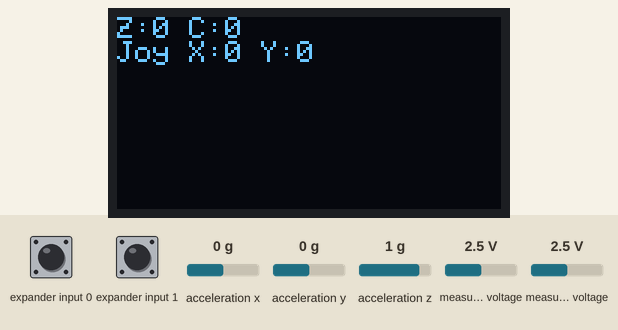
Recording of a sketch running on a simulated Arduboy, built with avr-gcc and run on an emulated ATmega32U4. Parts: 128×64 one-colour display. Wiring (inferred from the names in the program): Wii Nunchuk at I2C address 0x52. The inputs (shaded band) are chosen by the test bench; at power-on: measured voltage 2.5 V, expander input 0 HIGH, expander input 1 HIGH, acceleration x 0 g, acceleration y 0 g, acceleration z 1 g.

Above: at 1.2 s.
1.3 s: measured voltage (sensor 200) set to 0.1 V
At 1.9 s:
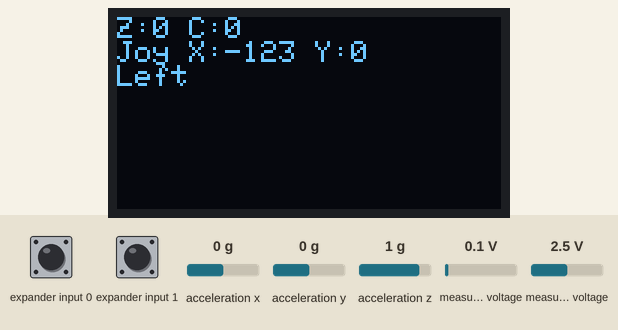
2.8 s: measured voltage (sensor 201) set to 0.1 V
At 3.4 s:
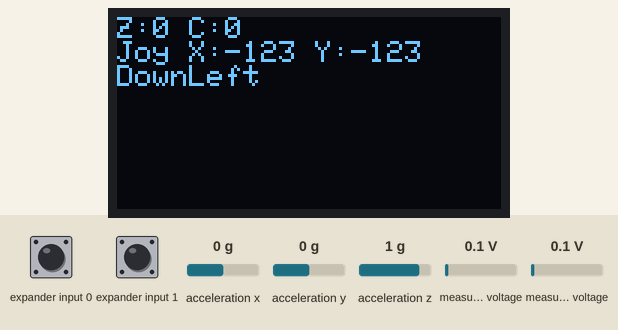
4.3 s: measured voltage (sensor 200) set to 3.8 V
At 5.5 s:
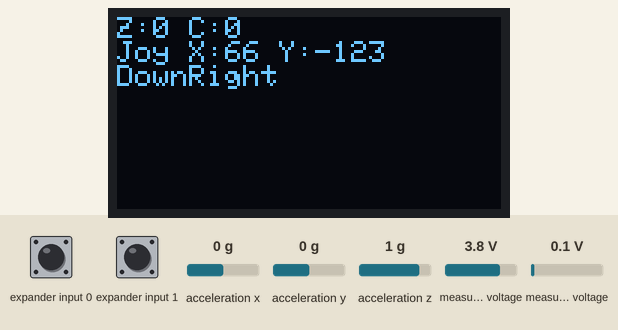
5.8 s: expander input 0 pulled LOW for 0.15 s
At 5.89 s:
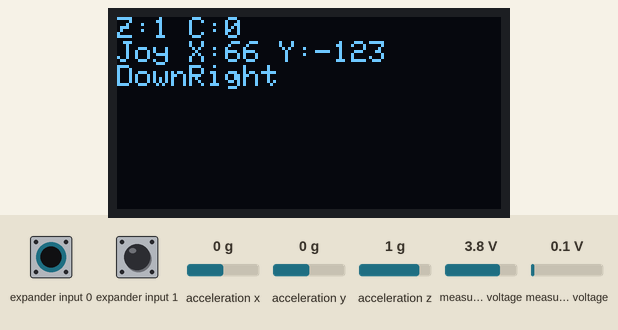
7.4 s: expander input 1 pulled LOW for 0.15 s
At 7.49 s:
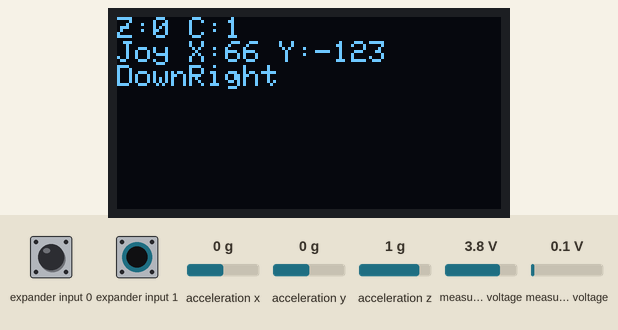
Timing chart, 0 to 10.0 s (numbered marks = the images above; inputs shaded):
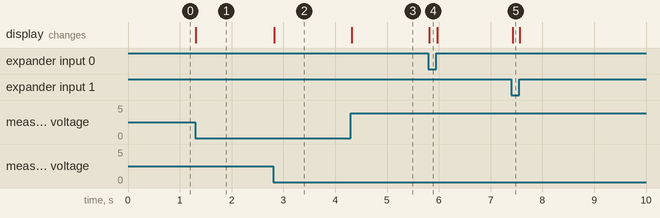

The sketch:

arduboyWii2c.ino
```cpp
#include <Arduboy2.h>
#include <Wire.h>
#include "ArduboyWiiChuck.h"

/*
ArduboyWiiChuck class - Based off of WiiChuck library - https://github.com/coopermaa/Wiichuck
*/

Arduboy2 arduboy;
ArduboyWiiChuck wii;

void setup() {
  arduboy.begin();
  power_twi_enable();
  wii.init();
}

void loop() {
  arduboy.clear();
  wii.poll();
  arduboy.setCursor(0, 0);
  arduboy.print("Z:");
  arduboy.print(wii.buttonZ());
  arduboy.print(" C:");
  arduboy.print(wii.buttonC());

  arduboy.setCursor(0, 8);
  arduboy.print("Joy X:");
  arduboy.print(wii.joyX());
  arduboy.print(" Y:");
  arduboy.print(wii.joyY());

  arduboy.setCursor(0, 16);
  if (wii.joyUp()) arduboy.print("Up");
  if (wii.joyDown()) arduboy.print("Down");
  if (wii.joyLeft()) arduboy.print("Left");
  if (wii.joyRight()) arduboy.print("Right");
  arduboy.display();
}
```

ArduboyWiiChuck.cpp
```cpp
#include <Arduino.h>
#include "ArduboyWiiChuck.h"
#include <Wire.h>

void ArduboyWiiChuck::init() {
  Wire.begin();
  Wire.beginTransmission(address);
  Wire.write(0xF0);
  Wire.write(0x55);
  Wire.endTransmission();

  Wire.beginTransmission(address);
  Wire.write(0xFB); //disable encryption
  Wire.write(0x00);
  Wire.endTransmission();
}

uint8_t ArduboyWiiChuck::poll() {
	Wire.requestFrom(address, 6);// request data from nunchuck

	int cnt = 0;
	while (Wire.available ()) {
		i2cBuffer[cnt] = Wire.read();
		cnt++;
	}

	// send request for next data payload
	Wire.beginTransmission(address);
	Wire.write(0x00);
	Wire.endTransmission();
	return (cnt >= 5) ? 1: 0;
}
```

ArduboyWiiChuck.h
```cpp
/*
  Based off of WiiChuck library - https://github.com/coopermaa/Wiichuck
 */

#ifndef _ArduboyWiiChuck_h_
#define _ArduboyWiiChuck_h_

#include <inttypes.h>
#include <Wire.h>

// Calibration joystick values
#define NUNCHUK_JOYSTICK_X_ZERO 128
#define NUNCHUK_JOYSTICK_Y_ZERO 128

// Add a tolerance value (for direction checks)
#define NUNCHUK_TOLERANCE 32

class ArduboyWiiChuck {
  private:
    static const int address = 0x52;
    unsigned char i2cBuffer[6];

  public:
    void init();

    // Requests data from the nunchuck
    uint8_t poll();

    inline int joyX() { return (int)i2cBuffer[0] - NUNCHUK_JOYSTICK_X_ZERO; }
    inline int joyY() { return (int)i2cBuffer[1] - NUNCHUK_JOYSTICK_Y_ZERO; }

    inline uint8_t joyUp() { return (i2cBuffer[1] - NUNCHUK_JOYSTICK_Y_ZERO) > NUNCHUK_TOLERANCE ? 1 : 0; }
    inline uint8_t joyDown() { return (i2cBuffer[1] - NUNCHUK_JOYSTICK_Y_ZERO) < -NUNCHUK_TOLERANCE ? 1 : 0; }
    inline uint8_t joyRight() { return (i2cBuffer[0] - NUNCHUK_JOYSTICK_X_ZERO) > NUNCHUK_TOLERANCE ? 1 : 0; }
    inline uint8_t joyLeft() { return (i2cBuffer[0] - NUNCHUK_JOYSTICK_X_ZERO) < -NUNCHUK_TOLERANCE ? 1 : 0; }

    inline uint8_t buttonZ() { return ((i2cBuffer[5] >> 0) & 1) ? 0 : 1; }
    inline uint8_t buttonC() { return ((i2cBuffer[5] >> 1) & 1) ? 0 : 1; }
};

#endif
```

Measured:
- after the input at 1.3 s, the display: changes at once (image 1)
- after the input at 2.8 s, the display: changes at once (image 2)
- after the input at 4.3 s, the display: changes at once (image 3)
- after the input at 5.8 s, the display: changes at once (image 4)
- after the input at 7.4 s, the display: changes at once (image 5)
